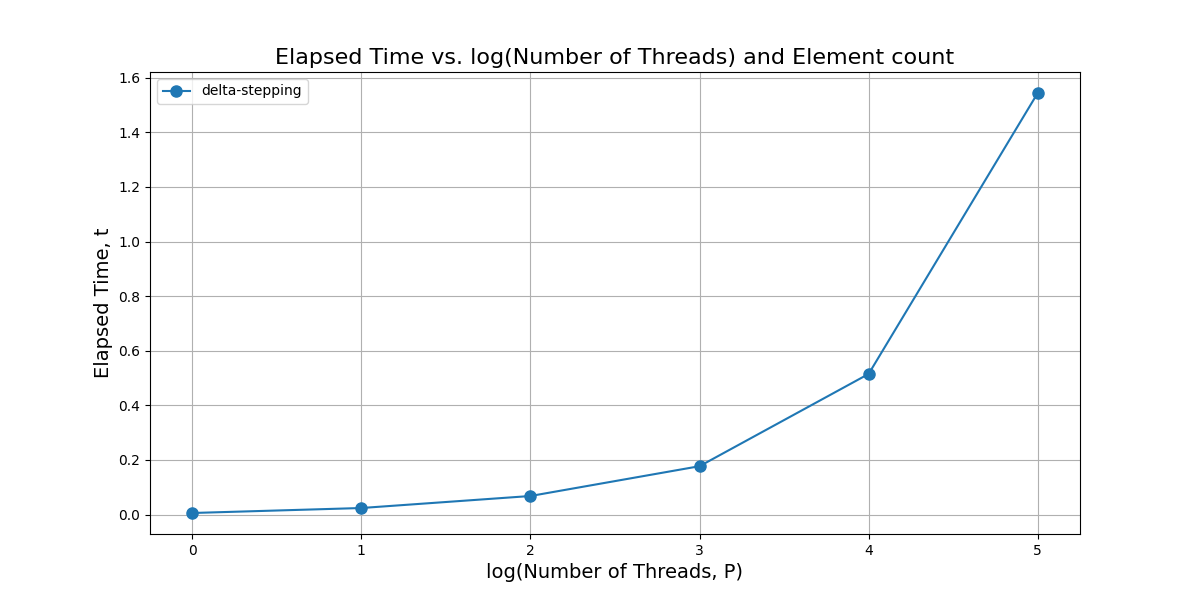

Here is the Python script that generated this plot:
import matplotlib.pyplot as plt
import numpy as np


# | # Processors | # Vertices | # Edges  | Max Edge Weight | Delta (200) | Average Degree  | Time (Measured) |
# |--------------|------------|----------|-----------------|-------------|-----------------|-----------------|
# | 1            | 31         | 248      | 1,000           | 200         | 16              | 0.00559459      |
# | 2            | 62         | 496      | 1,000           | 200         | 16              | 0.0238602       |
# | 4            | 125        | 1,000    | 1,000           | 200         | 16              | 0.0678698       |
# | 8            | 250        | 2,000    | 1,000           | 200         | 16              | 0.177056        |
# | 16           | 500        | 4,000    | 1,000           | 200         | 16              | 0.514986        |
# | 32           | 1,000      | 8,000    | 1,000           | 200         | 16              | 1.54407         |

execution_data = [
    {'delta-stepping':[0.00559459, 0.0238602, 0.0678698, 0.177056, 0.514986, 1.54407]}
]

thread_counts = [1, 2, 4, 8, 16, 32]
log_thread_counts = np.log2(thread_counts) 

for i, execution_times in enumerate(execution_data, start=1):
    plt.figure(figsize=(12, 6))
    
    for label, times in execution_times.items():
        plt.plot(log_thread_counts, times, marker='o', linestyle='-', markersize=8, label=label)

    plt.title("Elapsed Time vs. log(Number of Threads) and Element count", fontsize=16)
    plt.xlabel("log(Number of Threads, P)", fontsize=14)
    plt.ylabel("Elapsed Time, t", fontsize=14)
    plt.grid(True)
    plt.legend()

    filename = f"weak_scaling_{i}.png"
    plt.savefig(filename)
    plt.close()

    print(f"Plot saved as {filename}")
